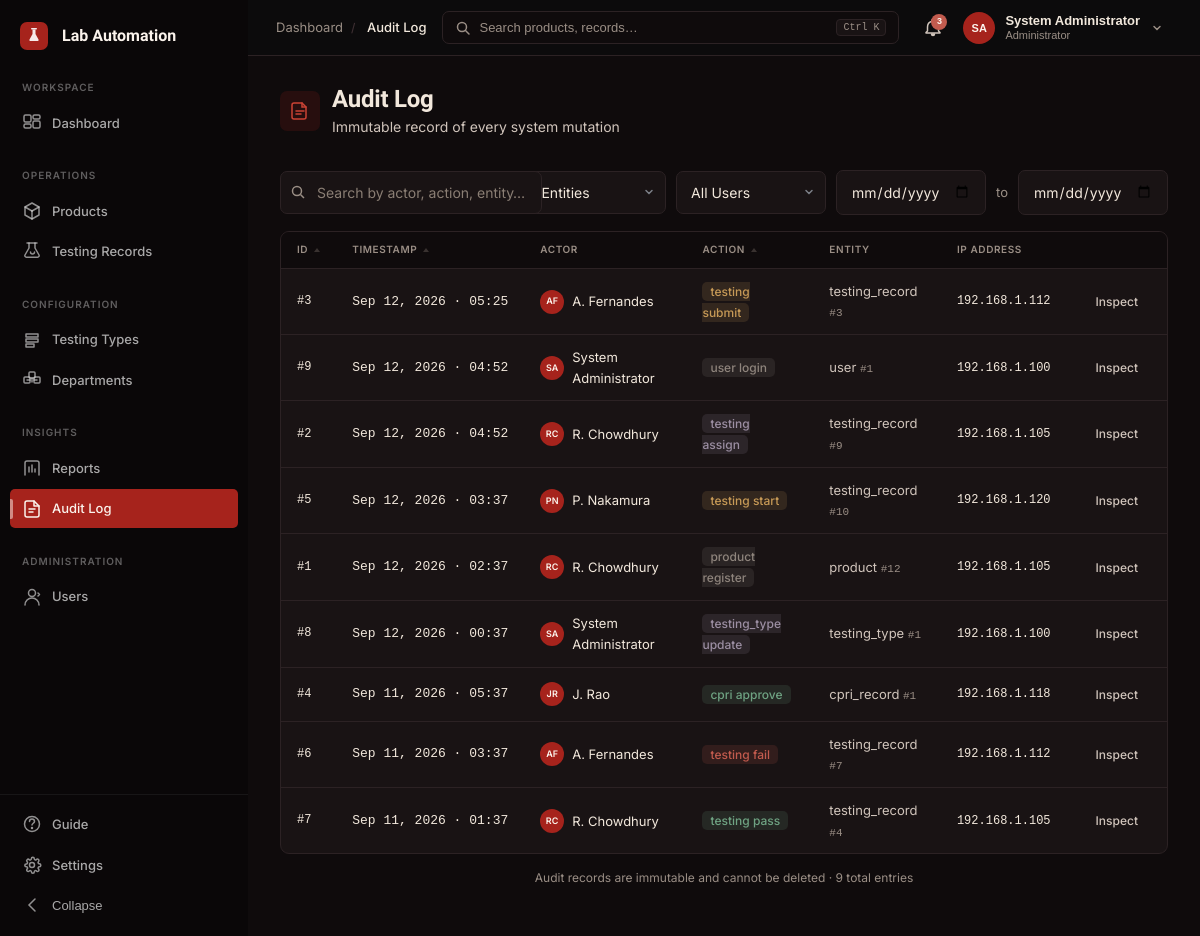
The page /admin/audit-log.php (signed in) on the database its author committed.
### tables this page shows
CREATE TABLE audit_log (
    id            BIGINT UNSIGNED AUTO_INCREMENT PRIMARY KEY,
    workspace_id  INT UNSIGNED NOT NULL,
    actor_id      INT UNSIGNED NULL,
    action        VARCHAR(100) NOT NULL,
    entity_type   VARCHAR(60) NOT NULL,
    entity_id     INT UNSIGNED NOT NULL,
    before_json   JSON NULL,
    after_json    JSON NULL,
    ip_address    VARCHAR(45) NULL,
    user_agent    VARCHAR(300) NULL,
    created_at    TIMESTAMP NOT NULL DEFAULT CURRENT_TIMESTAMP,
    KEY idx_audit_log_workspace (workspace_id),
    KEY idx_audit_actor (actor_id),
    KEY idx_audit_entity (entity_type, entity_id),
    KEY idx_audit_created_at (created_at),
    KEY idx_audit_action (action),
    CONSTRAINT fk_audit_log_workspace FOREIGN KEY (workspace_id) REFERENCES workspaces(id),
    CONSTRAINT fk_audit_actor FOREIGN KEY (actor_id) REFERENCES users(id) ON DELETE SET NULL
);

CREATE TABLE users (
    id                     INT UNSIGNED AUTO_INCREMENT PRIMARY KEY,
    workspace_id           INT UNSIGNED NOT NULL,
    name                   VARCHAR(120) NOT NULL,
    email                  VARCHAR(150) NOT NULL,
    email_verified         TINYINT(1) NOT NULL DEFAULT 0,
    password_hash          VARCHAR(255) NOT NULL,
    role                   ENUM('administrator','testing_engineer','lab_technician','quality_manager','auditor') NOT NULL,
    department_id          INT UNSIGNED NULL,
    avatar                 VARCHAR(500) NULL,
    status                 ENUM('active','inactive') NOT NULL DEFAULT 'active',
    invitation_status      ENUM('pending','activated') NULL DEFAULT NULL,
    failed_login_attempts  TINYINT UNSIGNED NOT NULL DEFAULT 0,
    locked_until           DATETIME NULL,
    last_login_at          DATETIME NULL,
    password_changed_at    DATETIME NULL,
    created_at             TIMESTAMP NOT NULL DEFAULT CURRENT_TIMESTAMP,
    updated_at             TIMESTAMP NOT NULL DEFAULT CURRENT_TIMESTAMP ON UPDATE CURRENT_TIMESTAMP,
    UNIQUE KEY uq_users_email (email),
    KEY idx_users_workspace (workspace_id),
    KEY idx_users_department (department_id),
    KEY idx_users_role (role),
    KEY idx_users_status (status),
    CONSTRAINT fk_users_workspace   FOREIGN KEY (workspace_id) REFERENCES workspaces(id),
    CONSTRAINT fk_users_department  FOREIGN KEY (department_id) REFERENCES departments(id) ON DELETE SET NULL
);

### includes/helpers.php (called while the page is built, shortened)
<?php
function e(string $value): string
{
    return htmlspecialchars($value, ENT_QUOTES | ENT_SUBSTITUTE, 'UTF-8');
}
function format_datetime(?string $datetime): string
{
    return (new DateTimeImmutable($datetime))->format('M j, Y · H:i');
}
function user_initials(?string $name): string
{
    $parts = explode(' ', trim($name));
    return strtoupper($parts[0][0] . end($parts)[0]);
}

### admin/audit-log.php (the view, shortened to what this page needs)
<?php
require_once __DIR__ . '/../includes/helpers.php';
require_once __DIR__ . '/../includes/header.php';
$page    = max(1, (int) ($_GET['page'] ?? 1));
$perPage = 10;
$offset  = ($page - 1) * $perPage;
$dateFrom     = $_GET['from'] ?? '';
$dateTo       = $_GET['to'] ?? '';
$search       = trim($_GET['q'] ?? '');
$where = ['al.workspace_id = :ws'];
$params = ['ws' => $wsId];
$whereSql = $where ? 'WHERE ' . implode(' AND ', $where) : '';
$countStmt = $pdo->prepare("SELECT COUNT(*) FROM audit_log al LEFT JOIN users u ON al.actor_id = u.id {$whereSql}");
$countStmt->execute($params);
$totalRows = (int) $countStmt->fetchColumn();
$stmt = $pdo->prepare("
    SELECT al.*, u.name AS actor_name
    FROM audit_log al
    LEFT JOIN users u ON al.actor_id = u.id
    {$whereSql}
    ORDER BY al.created_at DESC
    LIMIT {$perPage} OFFSET {$offset}
");
$stmt->execute($params);
$entries = $stmt->fetchAll();
?>
<div class="page-header">
  <div class="page-header-left">
    <div class="d-flex align-center gap-12 mb-4">
      <div style="width:40px;height:40px;border-radius:var(--radius-md);background:var(--accent-tint);display:flex;align-items:center;justify-content:center;flex-shrink:0;">
        <svg width="20" height="20" viewBox="0 0 20 20" fill="none" stroke="var(--accent-strong)" stroke-width="1.5" stroke-linecap="round"><path d="M4 2h8l4 4v10a2 2 0 01-2 2H4a2 2 0 01-2-2V4a2 2 0 012-2z"/><path d="M12 2v4h4"/><line x1="6" y1="10" x2="14" y2="10"/><line x1="6" y1="13" x2="11" y2="13"/></svg>
      </div>
      <div>
        <h1 class="page-title">Audit Log</h1>
        <p class="page-subtitle" style="margin-top:2px;">Immutable record of every system mutation</p>
      </div>
    </div>
  </div>
</div>
<form method="get" action="" class="filter-bar">
  <div class="filter-search">
    <svg width="16" height="16" viewBox="0 0 16 16" fill="none" stroke="currentColor" stroke-width="1.5"><circle cx="7" cy="7" r="4.5"/><line x1="10.5" y1="10.5" x2="14" y2="14"/></svg>
    <input type="text" name="q" class="form-control" placeholder="Search by actor, action, entity…" value="<?= e($search) ?>">
  </div>
  <select name="entity" class="form-control" style="width:160px;" onchange="this.form.submit()">
    <option value="">All Entities</option>
  </select>
  <select name="actor" class="form-control" style="width:140px;" onchange="this.form.submit()">
    <option value="">All Users</option>
  </select>
  <input type="date" name="from" class="form-control" style="width:150px;" value="<?= e($dateFrom) ?>">
  <span class="text-faint" style="font-size:0.8125rem;">to</span>
  <input type="date" name="to" class="form-control" style="width:150px;" value="<?= e($dateTo) ?>">
</form>
<div class="table-wrap">
  <table class="data-table">
    <thead>
      <tr>
        <th class="sortable">ID</th>
        <th class="sortable">Timestamp</th>
        <th>Actor</th>
        <th class="sortable">Action</th>
        <th>Entity</th>
        <th>IP Address</th>
        <th class="col-actions"></th>
      </tr>
    </thead>
    <tbody>
      <?php if (empty($entries)): ?>
      <tr><td colspan="7" style="text-align:center;color:var(--ink-faint);padding:24px;">No audit entries found.</td></tr>
      <?php else: ?>
      <?php foreach ($entries as $a): ?>
      <tr>
        <td class="col-mono text-faint" style="font-size:0.75rem;">#<?= $a['id'] ?></td>
        <td class="text-mono" style="font-size:0.8125rem;white-space:nowrap;"><?= format_datetime($a['created_at']) ?></td>
        <td>
          <div class="d-flex align-center gap-8">
            <span class="user-avatar" style="width:24px;height:24px;font-size:0.5625rem;"><?= e(user_initials($a['actor_name'] ?? 'System')) ?></span>
            <?= e($a['actor_name'] ?? 'System') ?>
          </div>
        </td>
        <td>
          <span style="padding:2px 8px;border-radius:var(--radius-sm);font-size:0.75rem;font-weight:500;
            <?php
            $actionColor = match(true) {
              str_contains($a['action'], 'approve') || str_contains($a['action'], 'pass') || str_contains($a['action'], 'create') => 'background:var(--success-tint);color:var(--success);',
              str_contains($a['action'], 'fail') || str_contains($a['action'], 'reject') || str_contains($a['action'], 'delete') => 'background:var(--fail-tint);color:var(--fail);',
              str_contains($a['action'], 'submit') || str_contains($a['action'], 'start') => 'background:var(--warning-tint);color:var(--warning);',
              str_contains($a['action'], 'assign') || str_contains($a['action'], 'update') => 'background:var(--info-tint);color:var(--info);',
              default => 'background:var(--hold-tint);color:var(--hold);',
            };
            echo $actionColor;
            ?>">
            <?= e(str_replace('.', ' ', $a['action'])) ?>
          </span>
        </td>
        <td>
          <span class="text-soft"><?= e($a['entity_type']) ?></span>
          <span class="text-mono text-faint" style="font-size:0.6875rem;"> #<?= (int) $a['entity_id'] ?></span>
        </td>
        <td class="text-mono text-faint" style="font-size:0.75rem;"><?= e($a['ip_address'] ?? '—') ?></td>
        <td class="col-actions">
          <button class="btn btn-sm btn-ghost" onclick="inspectAudit(<?= (int) $a['id'] ?>, <?= e(json_encode($a['actor_name'] ?? 'System')) ?>, <?= e(json_encode(str_replace('.', ' ', $a['action']))) ?>, <?= e(json_encode($a['entity_type'])) ?>, <?= (int) $a['entity_id'] ?>, <?= e(json_encode($a['created_at'])) ?>, <?= e(json_encode($a['ip_address'] ?? '')) ?>, <?= e(json_encode($a['before_json'])) ?>, <?= e(json_encode($a['after_json'])) ?>)">Inspect</button>
        </td>
      </tr>
      <?php endforeach; ?>
      <?php endif; ?>
    </tbody>
  </table>
</div>
<div style="text-align:center;margin-top:12px;">
  <span class="text-faint" style="font-size:0.75rem;">Audit records are immutable and cannot be deleted &middot; <?= number_format($totalRows) ?> total entries</span>
</div>
<?php require_once __DIR__ . '/../includes/footer.php'; ?>

### rows shown on the page
audit_log: id "3", created_at "Sep 12, 2026 · 05:25", actor.name "AF", actor.name "A. Fernandes", action "testing submit", entity_type "testing_record", entity "3", ip_address "192.168.1.112"
audit_log: id "9", created_at "Sep 12, 2026 · 04:52", actor.name "SA", actor.name "System Administrator", action "user login", entity_type "user", entity "1", ip_address "192.168.1.100"
audit_log: id "2", created_at "Sep 12, 2026 · 04:52", actor.name "RC", actor.name "R. Chowdhury", action "testing assign", entity_type "testing_record", entity "9", ip_address "192.168.1.105"
audit_log: id "5", created_at "Sep 12, 2026 · 03:37", actor.name "PN", actor.name "P. Nakamura", action "testing start", entity_type "testing_record", entity "10", ip_address "192.168.1.120"
audit_log: id "1", created_at "Sep 12, 2026 · 02:37", actor.name "RC", actor.name "R. Chowdhury", action "product register", entity_type "product", entity "12", ip_address "192.168.1.105"
audit_log: id "8", created_at "Sep 12, 2026 · 00:37", actor.name "SA", actor.name "System Administrator", action "testing_type update", entity_type "testing_type", entity "1", ip_address "192.168.1.100"
audit_log: id "4", created_at "Sep 11, 2026 · 05:37", actor.name "JR", actor.name "J. Rao", action "cpri approve", entity_type "cpri_record", entity "1", ip_address "192.168.1.118"
audit_log: id "6", created_at "Sep 11, 2026 · 03:37", actor.name "AF", actor.name "A. Fernandes", action "testing fail", entity_type "testing_record", entity "7", ip_address "192.168.1.112"
audit_log: id "7", created_at "Sep 11, 2026 · 01:37", actor.name "RC", actor.name "R. Chowdhury", action "testing pass", entity_type "testing_record", entity "4", ip_address "192.168.1.105"

### other values the page prints
$crumb['label'] "Dashboard"
$crumb['label'] "Audit Log"
$notifCount "3"
$initials "SA"
$currentUser['name'] "System Administrator"
$roleBadge "Administrator"
$totalRows "9"
